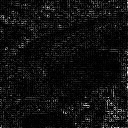

Reproduce this figure in Python.
import cv2
import numpy as np
import lib7180
import matplotlib.pyplot as plt
import sys,os
sys.path.append(os.getcwd())
from q01_10 import lib0110
from q61_70 import lib6170

if __name__ == '__main__':
    img = cv2.imread("Gasyori100knock/Question_71_80/imori.jpg")
    
    out = lib7180.Pyramid_difference(img,a=2).clip(0,255).astype(np.uint8)

    cv2.imshow("imori", out)
    cv2.waitKey(0)
    cv2.imwrite("q71_80/074.jpg", out)
    cv2.destroyAllWindows()
